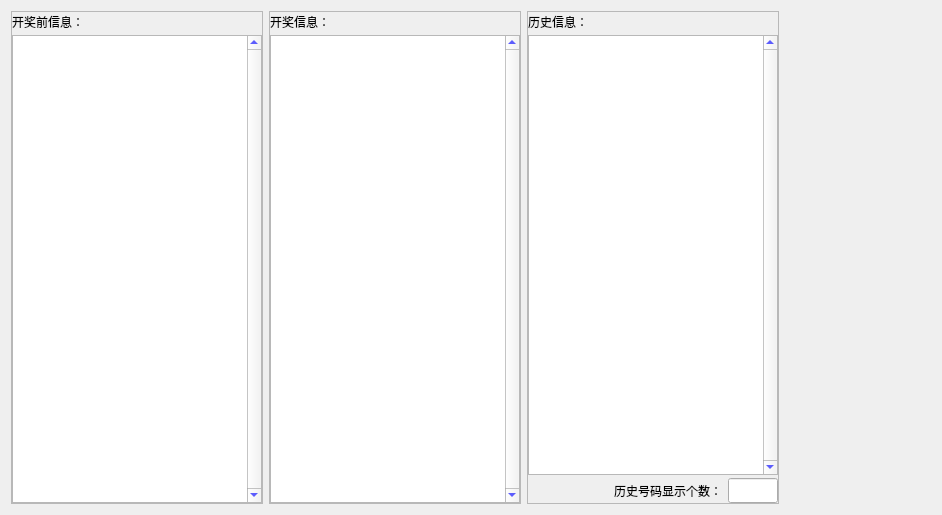
<?xml version="1.0" encoding="UTF-8"?>
<ui version="4.0">
 <class>ForLotteryWidget</class>
 <widget class="QWidget" name="ForLotteryWidget">
  <property name="geometry">
   <rect>
    <x>0</x>
    <y>0</y>
    <width>942</width>
    <height>515</height>
   </rect>
  </property>
  <property name="windowTitle">
   <string>开奖</string>
  </property>
  <layout class="QHBoxLayout" name="horizontalLayout_5">
   <item>
    <widget class="QFrame" name="frame">
     <property name="sizePolicy">
      <sizepolicy hsizetype="Fixed" vsizetype="Preferred">
       <horstretch>0</horstretch>
       <verstretch>0</verstretch>
      </sizepolicy>
     </property>
     <property name="frameShape">
      <enum>QFrame::StyledPanel</enum>
     </property>
     <property name="frameShadow">
      <enum>QFrame::Raised</enum>
     </property>
     <layout class="QVBoxLayout" name="verticalLayout">
      <property name="spacing">
       <number>3</number>
      </property>
      <property name="leftMargin">
       <number>0</number>
      </property>
      <property name="topMargin">
       <number>0</number>
      </property>
      <property name="rightMargin">
       <number>0</number>
      </property>
      <property name="bottomMargin">
       <number>0</number>
      </property>
      <item>
       <layout class="QHBoxLayout" name="horizontalLayout">
        <item>
         <widget class="QLabel" name="label">
          <property name="text">
           <string>开奖前信息：</string>
          </property>
         </widget>
        </item>
        <item>
         <spacer name="horizontalSpacer">
          <property name="orientation">
           <enum>Qt::Horizontal</enum>
          </property>
          <property name="sizeHint" stdset="0">
           <size>
            <width>40</width>
            <height>20</height>
           </size>
          </property>
         </spacer>
        </item>
       </layout>
      </item>
      <item>
       <widget class="QTextEdit" name="textEdit">
        <property name="sizePolicy">
         <sizepolicy hsizetype="Fixed" vsizetype="Expanding">
          <horstretch>0</horstretch>
          <verstretch>0</verstretch>
         </sizepolicy>
        </property>
        <property name="maximumSize">
         <size>
          <width>250</width>
          <height>16777215</height>
         </size>
        </property>
        <property name="styleSheet">
         <string notr="true">color: rgb(0, 0, 255);</string>
        </property>
        <property name="verticalScrollBarPolicy">
         <enum>Qt::ScrollBarAlwaysOn</enum>
        </property>
       </widget>
      </item>
     </layout>
    </widget>
   </item>
   <item>
    <widget class="QFrame" name="frame_2">
     <property name="sizePolicy">
      <sizepolicy hsizetype="Fixed" vsizetype="Preferred">
       <horstretch>0</horstretch>
       <verstretch>0</verstretch>
      </sizepolicy>
     </property>
     <property name="frameShape">
      <enum>QFrame::StyledPanel</enum>
     </property>
     <property name="frameShadow">
      <enum>QFrame::Raised</enum>
     </property>
     <layout class="QVBoxLayout" name="verticalLayout_2">
      <property name="spacing">
       <number>3</number>
      </property>
      <property name="leftMargin">
       <number>0</number>
      </property>
      <property name="topMargin">
       <number>0</number>
      </property>
      <property name="rightMargin">
       <number>0</number>
      </property>
      <property name="bottomMargin">
       <number>0</number>
      </property>
      <item>
       <layout class="QHBoxLayout" name="horizontalLayout_2">
        <item>
         <widget class="QLabel" name="label_2">
          <property name="text">
           <string>开奖信息：</string>
          </property>
         </widget>
        </item>
        <item>
         <spacer name="horizontalSpacer_2">
          <property name="orientation">
           <enum>Qt::Horizontal</enum>
          </property>
          <property name="sizeHint" stdset="0">
           <size>
            <width>40</width>
            <height>20</height>
           </size>
          </property>
         </spacer>
        </item>
       </layout>
      </item>
      <item>
       <widget class="QTextEdit" name="textEdit_2">
        <property name="sizePolicy">
         <sizepolicy hsizetype="Fixed" vsizetype="Expanding">
          <horstretch>0</horstretch>
          <verstretch>0</verstretch>
         </sizepolicy>
        </property>
        <property name="maximumSize">
         <size>
          <width>250</width>
          <height>16777215</height>
         </size>
        </property>
        <property name="styleSheet">
         <string notr="true">color: rgb(0, 0, 255);</string>
        </property>
        <property name="verticalScrollBarPolicy">
         <enum>Qt::ScrollBarAlwaysOn</enum>
        </property>
       </widget>
      </item>
     </layout>
    </widget>
   </item>
   <item>
    <widget class="QFrame" name="frame_3">
     <property name="sizePolicy">
      <sizepolicy hsizetype="Fixed" vsizetype="Preferred">
       <horstretch>0</horstretch>
       <verstretch>0</verstretch>
      </sizepolicy>
     </property>
     <property name="frameShape">
      <enum>QFrame::StyledPanel</enum>
     </property>
     <property name="frameShadow">
      <enum>QFrame::Raised</enum>
     </property>
     <layout class="QVBoxLayout" name="verticalLayout_3">
      <property name="spacing">
       <number>3</number>
      </property>
      <property name="leftMargin">
       <number>0</number>
      </property>
      <property name="topMargin">
       <number>0</number>
      </property>
      <property name="rightMargin">
       <number>0</number>
      </property>
      <property name="bottomMargin">
       <number>0</number>
      </property>
      <item>
       <layout class="QHBoxLayout" name="horizontalLayout_3">
        <item>
         <widget class="QLabel" name="label_3">
          <property name="text">
           <string>历史信息：</string>
          </property>
         </widget>
        </item>
        <item>
         <spacer name="horizontalSpacer_3">
          <property name="orientation">
           <enum>Qt::Horizontal</enum>
          </property>
          <property name="sizeHint" stdset="0">
           <size>
            <width>40</width>
            <height>20</height>
           </size>
          </property>
         </spacer>
        </item>
       </layout>
      </item>
      <item>
       <widget class="QTextEdit" name="textEdit_3">
        <property name="sizePolicy">
         <sizepolicy hsizetype="Fixed" vsizetype="Expanding">
          <horstretch>0</horstretch>
          <verstretch>0</verstretch>
         </sizepolicy>
        </property>
        <property name="maximumSize">
         <size>
          <width>250</width>
          <height>16777215</height>
         </size>
        </property>
        <property name="styleSheet">
         <string notr="true">color: rgb(0, 0, 255);</string>
        </property>
        <property name="verticalScrollBarPolicy">
         <enum>Qt::ScrollBarAlwaysOn</enum>
        </property>
       </widget>
      </item>
      <item>
       <layout class="QHBoxLayout" name="horizontalLayout_4">
        <item>
         <spacer name="horizontalSpacer_4">
          <property name="orientation">
           <enum>Qt::Horizontal</enum>
          </property>
          <property name="sizeHint" stdset="0">
           <size>
            <width>40</width>
            <height>20</height>
           </size>
          </property>
         </spacer>
        </item>
        <item>
         <widget class="QLabel" name="label_4">
          <property name="text">
           <string>历史号码显示个数：</string>
          </property>
         </widget>
        </item>
        <item>
         <widget class="QLineEdit" name="lineEdit">
          <property name="sizePolicy">
           <sizepolicy hsizetype="Fixed" vsizetype="Fixed">
            <horstretch>0</horstretch>
            <verstretch>0</verstretch>
           </sizepolicy>
          </property>
          <property name="maximumSize">
           <size>
            <width>50</width>
            <height>16777215</height>
           </size>
          </property>
          <property name="font">
           <font>
            <family>微软雅黑</family>
           </font>
          </property>
          <property name="styleSheet">
           <string notr="true">color: rgb(0, 0, 255);</string>
          </property>
          <property name="alignment">
           <set>Qt::AlignCenter</set>
          </property>
         </widget>
        </item>
       </layout>
      </item>
     </layout>
    </widget>
   </item>
   <item>
    <spacer name="horizontalSpacer_5">
     <property name="orientation">
      <enum>Qt::Horizontal</enum>
     </property>
     <property name="sizeHint" stdset="0">
      <size>
       <width>129</width>
       <height>20</height>
      </size>
     </property>
    </spacer>
   </item>
  </layout>
 </widget>
 <layoutdefault spacing="6" margin="11"/>
 <resources/>
 <connections/>
</ui>
